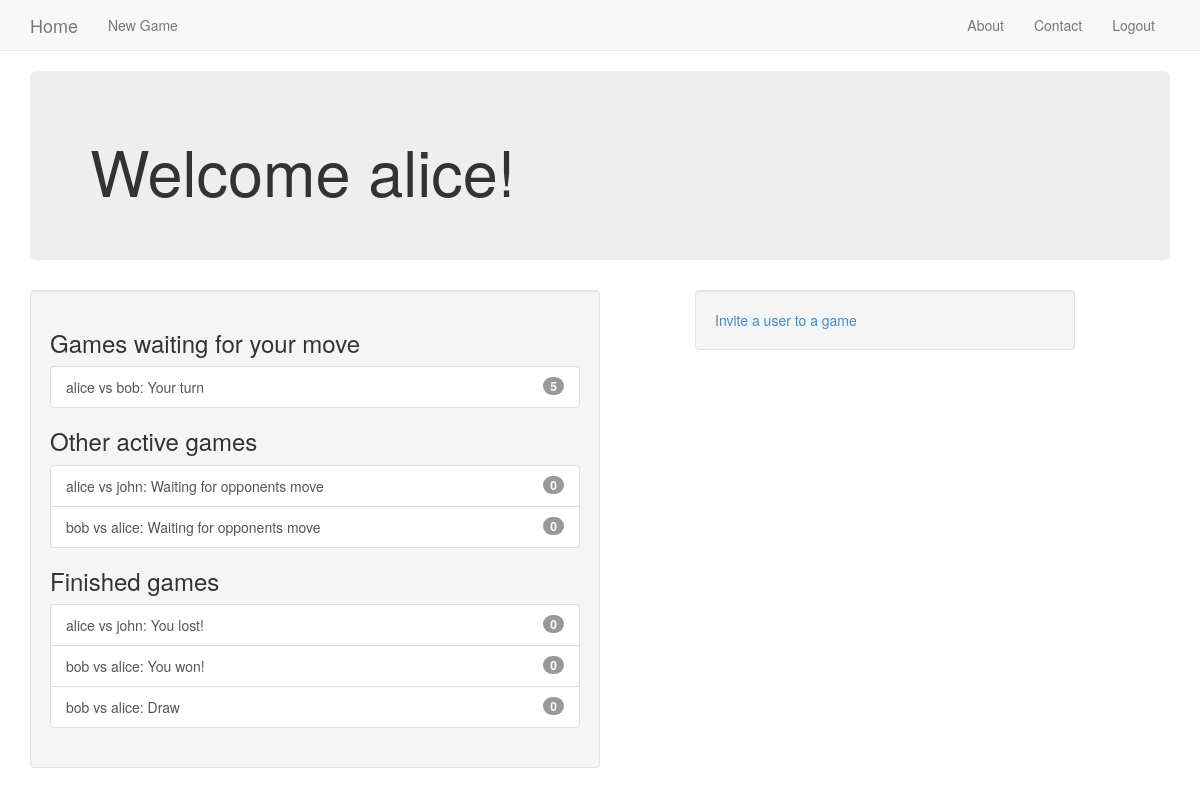
/user/home (signed in), run on the app's committed database.
### tictactoe/models.py (models this page shows, shortened)
class Game(models.Model):
    first_player = models.ForeignKey(User, related_name='games_first_player')
    second_player = models.ForeignKey(User, related_name='games_second_player')
    next_to_move = models.ForeignKey(User, related_name='games_to_move')
    start_time = models.DateTimeField(auto_now_add=True)
    last_active = models.DateTimeField(auto_now=True)
    status = models.CharField(max_length=1, default='A', choices=STATUS_CHOICES)
    objects = GamesManager()  # sets a new manager for this class.
    def __str__(self):
        return '{} vs {}'.format(self.first_player, self.second_player)

### user/views.py (the view)
@login_required()
def home(request):
    my_games = Game.objects.games_for_user(request.user)
    active_games = my_games.filter(status='A')
    finished_games = my_games.exclude(status='A')
    waiting_games = active_games.filter(next_to_move=request.user)
    other_games = active_games.exclude(next_to_move=request.user)
    invitations = request.user.invitations_received.all()
    context = {'other_games': other_games,
               'waiting_games': waiting_games,
               'finished_games': finished_games,
               'invitations': invitations}
    return render(request, 'user/home.html', context)

### tictactoe/models.py (called while the page is built)
    def games_for_user(self, user):
        return super(GamesManager, self).get_queryset().filter(
            Q(first_player_id=user.id) | Q(second_player_id=user.id)
        )  # this query returns all games where the user is either 1stP or 2ndP

### user/templates/user/home.html (shortened to what this page needs)
{% extends 'base.html' %}
{% block content %}
    <div class="jumbotron">
        <h1>Welcome {{ user.username }}!</h1>
    </div>
    <div class="well col-md-6">
        {% include 'tictactoe/game_list_snippet.html' with header='Games waiting for your move' games_list=waiting_games %}
        {% include 'tictactoe/game_list_snippet.html' with header='Other active games' games_list=other_games %}
        {% include 'tictactoe/game_list_snippet.html' with header='Finished games' games_list=finished_games %}
    </div>
    <div class="well col-sm-4 col-sm-push-1">
        <a href="{% url 'tictactoe:invite' %}">Invite a user to a game</a>
    </div>
{% endblock %}

### tictactoe/templates/tictactoe/game_list_snippet.html
<h3 class="panel-header">{{ header }}</h3>
<div class="list-group" >
    {% for game in games_list %}
        <a class="list-group-item" href="{% url 'tictactoe:detail' pk=game.id %}">
            {{ game }}:
            {% if game.status == "A" %}
                {% if game.next_to_move == user %}Your turn{% else %}Waiting for opponents move{% endif %}
            {% elif game.status == "D" %}
                Draw
            {% elif game.status == "F" and user == game.first_player %}
                You won!
            {% elif game.status == "S" and user == game.second_player %}
                You won!
            {% else %}
                You lost!
            {% endif %}
            <span class="badge">{{ game.move_set.count }}</span></a>
    {% empty %}
        <span class="list-group-item">No games available.</span>
    {% endfor %}
</div>

### data on the page
Game: first_player+second_player "alice vs bob", status "Your turn", move_set.count "5"
Game: first_player+second_player "alice vs john", status "Waiting for opponents move", move_set.count "0"
Game: first_player+second_player "bob vs alice", status "Waiting for opponents move", move_set.count "0"
Game: first_player+second_player "alice vs john", status "You lost!", move_set.count "0"
Game: first_player+second_player "bob vs alice", status "You won!", move_set.count "0"
Game: first_player+second_player "bob vs alice", status "Draw", move_set.count "0"

### other printed values
{{ user.username }} "alice"
{{ header }} "Games waiting for your move Other active games Finished games"
